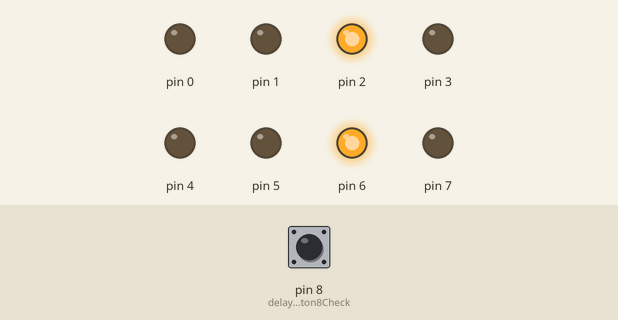
The sketch below on a simulated Arduino Uno, built with avr-gcc and run on an emulated ATmega328P. Parts: output pins drawn as LEDs (lit = HIGH). The inputs (shaded band) are chosen by the test bench; at power-on: pin 8 (delaySecWithButton8Check) HIGH.

Above: at 1.5 s.
At 7.5 s:
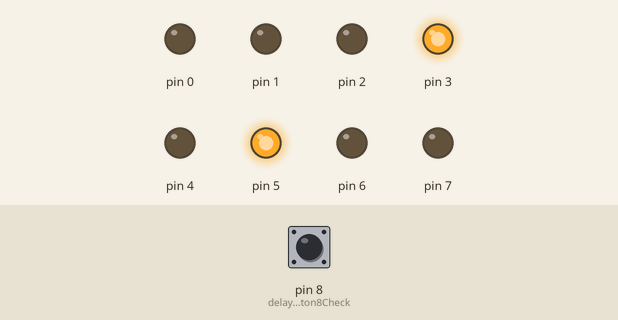
At 11.5 s:
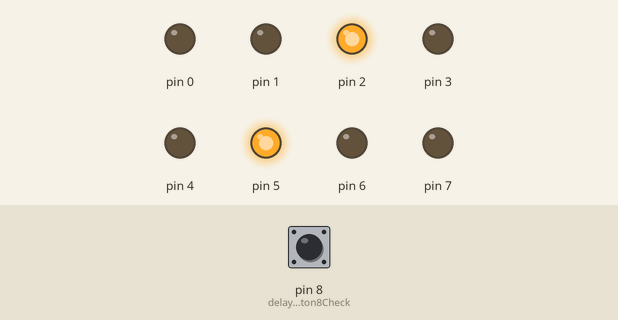
Timing chart, 0 to 15.6 s (numbered marks = the images above):
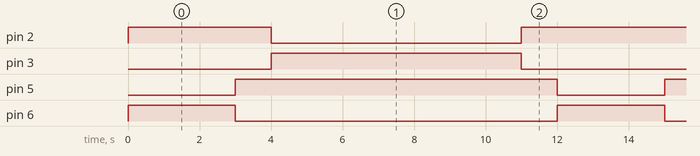

Measured:
- by itself, pin 2: repeats every 12.0 s: LOW 7.0 s, HIGH 5.0 s
- by itself, pin 3: alternates HIGH for 7.0 s and LOW for 5.0 s
- by itself, pin 5: alternates HIGH for 9.0 s and LOW for 3.0 s
- by itself, pin 6: alternates HIGH for 3.0 s and LOW for 9.0 s

The sketch:

LAB_20200225_1.ino
```cpp
//LAB_20200225_1 Traffic Light with a button
//----------------------
//FEB 26 2020  T.I. Created this file


// status table
#define ST_NUM 4
int DIR0_L0[ST_NUM]={1,1,0,1}; //Red LED for direction 0
int DIR0_L1[ST_NUM]={0,0,1,0}; //Gree LED for direction 1
int DIR1_L0[ST_NUM]={0,1,1,1}; //Red LED for direction 0
int DIR1_L1[ST_NUM]={1,0,0,0}; ///Green LED for direction 1
int stateDelay[ST_NUM]={3,1,7,1}; //unit: second


int DOUTputvalue = 0;
int allstopFlag=0;

void setup() {
  // put your setup code here, to run once:

  DDRD = B11111111;
  PORTD = B00000000;

  pinMode(8, INPUT_PULLUP);

}

void loop() {
  // put your main code here, to run repeatedly:

  static int st=0;

  int BitTemp = 0;

  //if user push the button
  if(1==allstopFlag)
  {
     //Both traffic lights will be "red" 10secs
     allstop();
     st=0;
     allstopFlag=0;
  }

  DOUTputvalue=0;
  //set the pin 2,3,5,6 according to the status table
  DOUTputvalue_BitSet(2,DIR0_L0[st]);
  DOUTputvalue_BitSet(3,DIR0_L1[st]);
  DOUTputvalue_BitSet(5,DIR1_L0[st]);
  DOUTputvalue_BitSet(6,DIR1_L1[st]);

  //Change the PORTD output
  PORTD =DOUTputvalue;
  delaySecWithButton8Check(stateDelay[st]);

  if((ST_NUM-1)==st)
  {
    st=0;
  }
  else
  {
    st++;
  }

}

//change a specified bit for "DOUTputvalue"
int DOUTputvalue_BitSet(int pinNumber,int bitValue)
{
  if((1<bitValue)&&(0>bitValue))
  {
    return -1;
  }
  DOUTputvalue =DOUTputvalue|(bitValue<<pinNumber);
  return 1;
}

void delaySecWithButton8Check(int tick_Sec)
{
  int i=0;
  int delayCount=tick_Sec*10;

  for(i=0;i<delayCount;i++)
  {
    delay(100);

    if(0==digitalRead(8))
    {
      allstopFlag=1;
      break;
    }
  }
}

//Both traffic light will be "red" status
void allstop()
{
  PORTD =B00100100;
  delay(10000);
}
```
